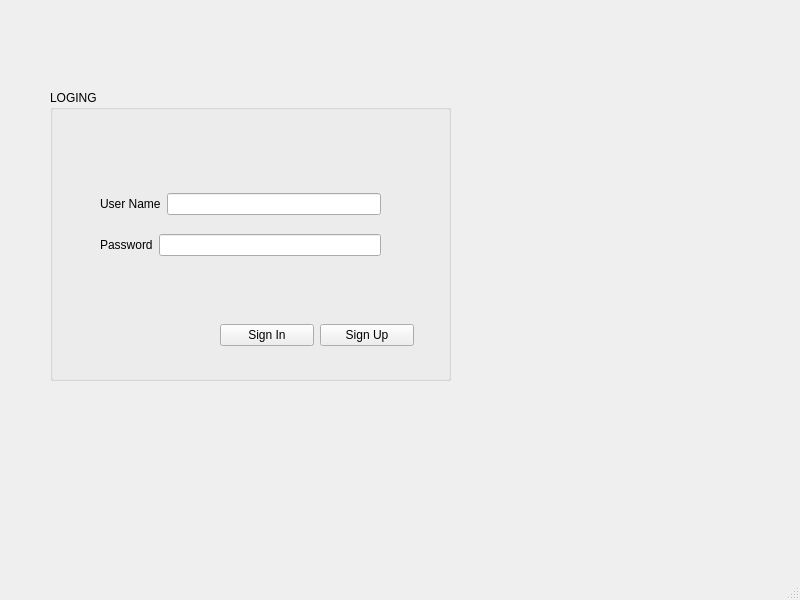
<?xml version="1.0" encoding="UTF-8"?>
<ui version="4.0">
 <class>MainWindow</class>
 <widget class="QMainWindow" name="MainWindow">
  <property name="geometry">
   <rect>
    <x>0</x>
    <y>0</y>
    <width>800</width>
    <height>600</height>
   </rect>
  </property>
  <property name="windowTitle">
   <string>Login</string>
  </property>
  <widget class="QWidget" name="centralwidget">
   <widget class="QGroupBox" name="groupBox_Login">
    <property name="geometry">
     <rect>
      <x>50</x>
      <y>90</y>
      <width>401</width>
      <height>291</height>
     </rect>
    </property>
    <property name="title">
     <string>LOGING</string>
    </property>
    <widget class="QWidget" name="">
     <property name="geometry">
      <rect>
       <x>170</x>
       <y>230</y>
       <width>194</width>
       <height>30</height>
      </rect>
     </property>
     <layout class="QHBoxLayout" name="horizontalLayout_3">
      <item>
       <widget class="QPushButton" name="pushButton_SignIn">
        <property name="text">
         <string>Sign In</string>
        </property>
       </widget>
      </item>
      <item>
       <widget class="QPushButton" name="pushButton_SignUp">
        <property name="text">
         <string>Sign Up</string>
        </property>
       </widget>
      </item>
     </layout>
    </widget>
    <widget class="QWidget" name="">
     <property name="geometry">
      <rect>
       <x>50</x>
       <y>90</y>
       <width>281</width>
       <height>91</height>
      </rect>
     </property>
     <layout class="QVBoxLayout" name="verticalLayout">
      <item>
       <layout class="QHBoxLayout" name="horizontalLayout">
        <item>
         <widget class="QLabel" name="label">
          <property name="text">
           <string>User Name</string>
          </property>
         </widget>
        </item>
        <item>
         <widget class="QLineEdit" name="lineEdit_UserName"/>
        </item>
       </layout>
      </item>
      <item>
       <layout class="QHBoxLayout" name="horizontalLayout_2">
        <item>
         <widget class="QLabel" name="label_2">
          <property name="text">
           <string>Password</string>
          </property>
         </widget>
        </item>
        <item>
         <widget class="QLineEdit" name="lineEdit_Password"/>
        </item>
       </layout>
      </item>
     </layout>
    </widget>
   </widget>
  </widget>
  <widget class="QMenuBar" name="menubar">
   <property name="geometry">
    <rect>
     <x>0</x>
     <y>0</y>
     <width>800</width>
     <height>26</height>
    </rect>
   </property>
  </widget>
  <widget class="QStatusBar" name="statusbar"/>
 </widget>
 <resources/>
 <connections/>
</ui>
